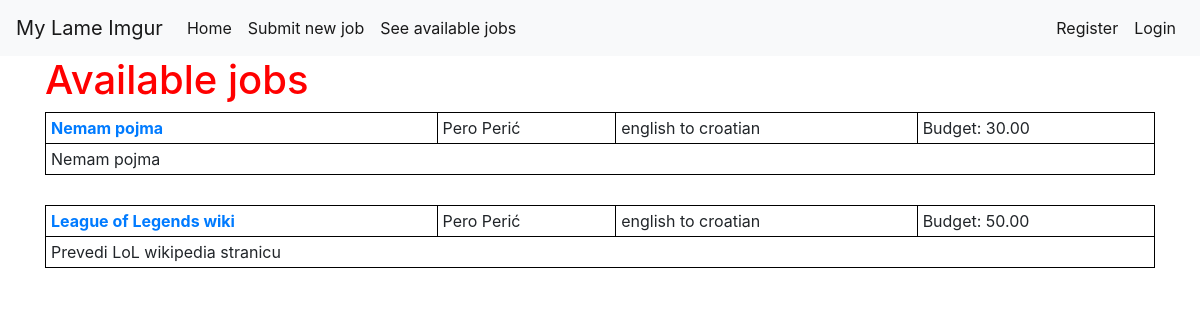
The page /app/jobs on the database as committed earlier.
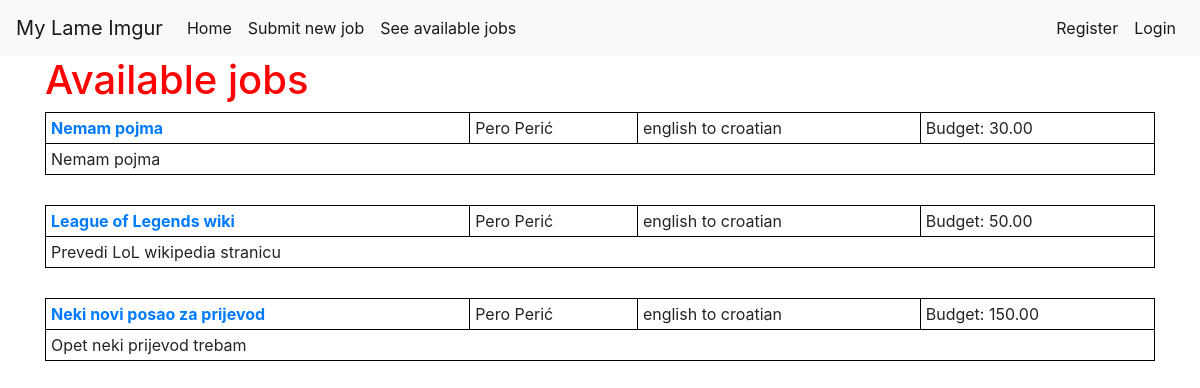
The same page on the database as committed later.
### app/models.py (models this page shows, shortened)
class Job(models.Model):
    class Status(models.TextChoices):
        AVAILABLE = 'available', "Available"
        ASSIGNED = 'assigned', "Assigned"
        IN_PROGRESS = 'in_progress', "In Progress"
        COMPLETED = 'completed', "Completed"
    class Field(models.TextChoices):
        ART = 'art', "Art"
        BUS = 'business', "Business"
        COMP = 'computers', "Computers"
        EDU = 'education', "Education"
        ENG = 'engineering', "Engineering"
        FIN = 'finance', "Finance"
        LAW = 'law', "Law"
        LIT = 'literature', "Literature"
        MED = 'medicine', "Medicine"
        SCI = 'science', "Science"
        SOC = 'social_sciences', "Social Sciences"
        TECH = 'technology', "Technology"
    class Language(models.TextChoices):
        ENG = 'en', "English"
        SPA = 'spa', "Spanish"
        FRE = 'fr', "French"
        GER = 'de', "German"
        ITA = 'it', "Italian"
        JPN = 'ja', "Japanese"
        CRO = 'hr', "Croatian"
    user = models.ForeignKey(User, on_delete=models.CASCADE)
    title = models.CharField(max_length=100)
    description = models.CharField(max_length=100)
    source_lang = models.CharField(
            max_length=3,
            choices=Language.choices,
            default=Language.ENG,
    )
    target_lang = models.CharField(
            max_length=3,
            choices=Language.choices,
            default=Language.CRO,
    )
    field = models.CharField(
            max_length=100,
            choices=Field.choices,
            default=Field.ENG,
    )
    budget = models.DecimalField(max_digits=8, decimal_places=2)
    text = models.TextField()
    status = models.CharField(
            max_length=100,
            choices=Status.choices,
            default=Status.AVAILABLE,
    )
    translation = models.TextField(blank=True, null=True)
    def owner(self):
        return self.user.account

class Account(models.Model):
    user = models.OneToOneField(User, on_delete=models.CASCADE)
    name = models.CharField(max_length=100)
    balance = models.DecimalField(max_digits=8, decimal_places=2, default=0)
    translator = models.BooleanField()

### app/views.py (the view)
# urls.py: path('jobs', views.jobs_index, name="jobs"),
def jobs_index(request):
    jobs = Job.objects.filter(status='available')
    context = {
        'jobs': jobs,
    }
    return render(request, 'app/jobs_index.html', context)

### app/templates/app/jobs_index.html (shortened to what this page needs)
{% extends 'app/base.html' %}
{% block content %}
<h1>Available jobs</h1>
<table class="jobs">
{% for job in jobs %}
    <tr>
      <td>
        <strong>
          <a href="{% url 'app:job_detail' job.id %}">{{ job.title }}</a>
        </strong>
      </td>
      <td>{{ job.owner.name }}</td>
      <td>{{ job.source_lang }} to {{ job.target_lang }} </td>
      <td>Budget: {{ job.budget }}</td>
    </tr>
    <tr>
      <td colspan="4">
        {{ job.description }}
      </td>
    </tr>
    <tr>
      <td colspan="4" style="border: none;">
      </td>
    </tr>
{% empty %}
  <tr>
    <td colspan="4"> No available jobs at this moment</td>
  </tr>
{% endfor %}
</table>
{% endblock content %}

Rows that differ between the two databases and show on the page:
added Job: title "Neki novi posao za prijevod", owner.name "Pero Perić", source_lang "english", target_lang "croatian", budget "150.00", description "Opet neki prijevod trebam"
